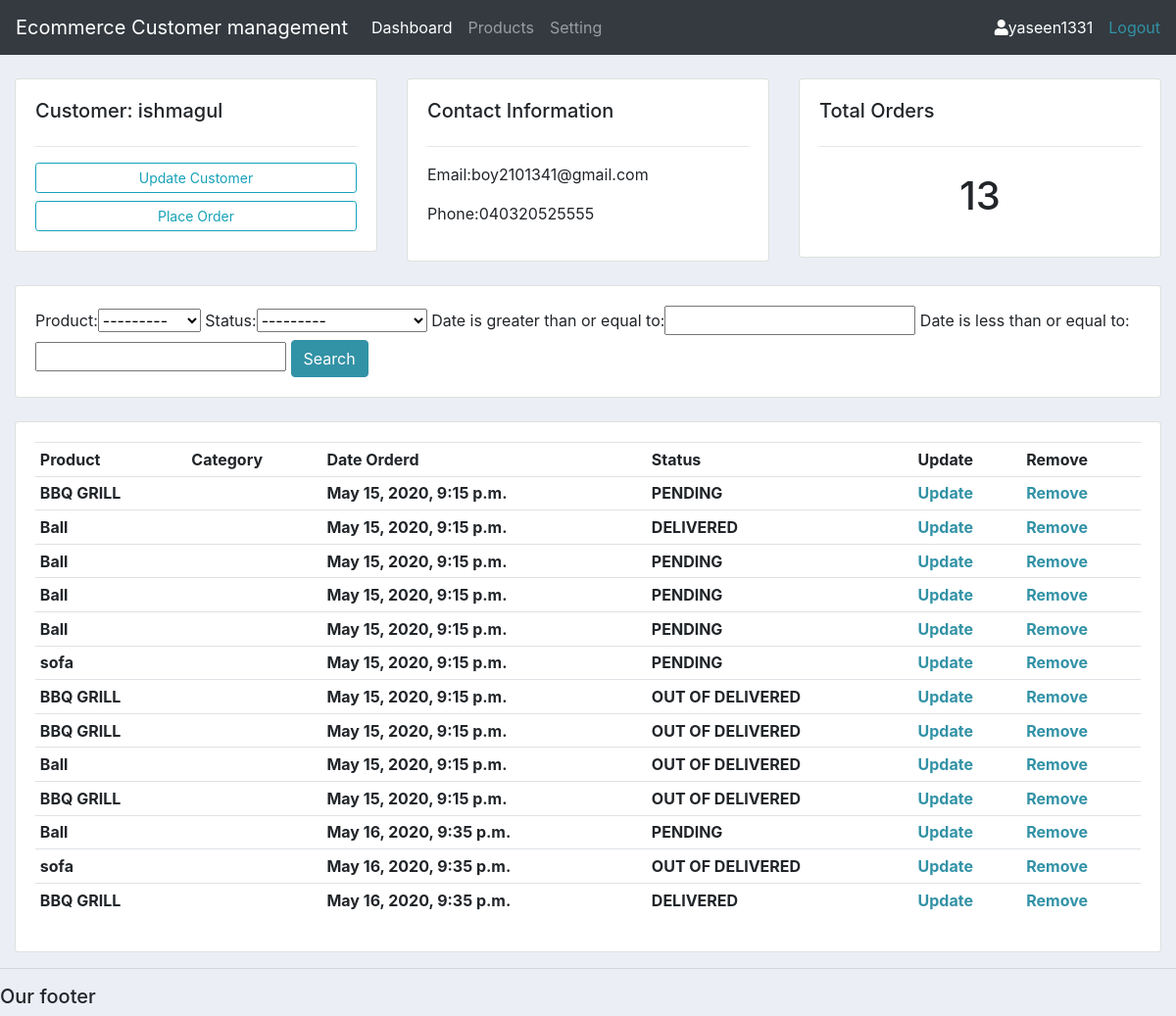
The app's page /customer/1/ (signed in) with its own data.
### content/models.py (models this page shows, shortened)
class Customer(models.Model):
    user=models.OneToOneField(User,null=True,on_delete=models.CASCADE)
    name=models.CharField(max_length=200,null=True)
    email=models.CharField(max_length=200,null=True)
    profilepic=models.ImageField(default='logo.png',null=True,blank=True)
    phone=models.CharField(max_length=200,null=True)
    date = models.DateTimeField(auto_now_add=True,null=True)

class Order(models.Model):
    STATUS={
        ('DELIVERED', 'DELIVERED'),
        ('OUT OF DELIVERED', 'OUT OF DELIVERED'),
        ('PENDING', 'PENDING'),
    }
    customer=models.ForeignKey(Customer,on_delete=models.CASCADE)
    product=models.ForeignKey(Product,on_delete=models.CASCADE)
    status=models.CharField(max_length=200,choices=STATUS)
    date = models.DateTimeField(auto_now_add=True,null=True)

class Product(models.Model):
    CATEGORY={
        ('OUTDOOR','OUTDOOR'),
        ('INDOOR', 'INDOOR'),
    }
    name=models.CharField(max_length=200,null=True)
    category=models.CharField(max_length=200,null=True,choices=CATEGORY)
    tag=models.ManyToManyField(Tag,max_length=200,null=True)
    price=models.CharField(max_length=200,null=True,blank=True)
    def __str__(self):
        return self.name

### content/decoration.py (the view)
        def wrapper_func(request,*args,**kwargs):
            group = None
            if request.user.groups.exists():
                group = request.user.groups.all()[0].name
            if group in allowed_roles:
                return view_func(request,*args,**kwargs)
            else:
                return HttpResponse('you are not authorized to view this page')

### content/decoration.py (called while the page is built)
def allowed_user(allowed_roles=[]):
    def decorator(view_func):
        def wrapper_func(request,*args,**kwargs):
            group = None
            if request.user.groups.exists():
                group = request.user.groups.all()[0].name
            if group in allowed_roles:
                return view_func(request,*args,**kwargs)
            else:
                return HttpResponse('you are not authorized to view this page')
        return wrapper_func
    return decorator

### content/views.py (called while the page is built)
@login_required(login_url='login')
@allowed_user(allowed_roles=['admin'])
def customer(request,pk):
    customer=Customer.objects.get(id=pk)
    orders=customer.order_set.all()
    order_count=orders.count()
    myfilter=OrderFiter(request.GET,queryset=orders)
    orders=myfilter.qs
    context={'customer':customer,'myfilter':myfilter,'orders':orders,'order_count':order_count}
    return render (request,'content/customer.html',context)

### content/templates/content/customer.html
{%  extends 'content/main.html' %}
{% block content %}
	<br>
<div class="row">
	<div class="col-md">
		<div class="card card-body">
			<h5>Customer: {{customer.name}}</h5>
			<hr>
			<a class="btn btn-outline-info  btn-sm btn-block" href="">Update Customer</a>
			<a class="btn btn-outline-info  btn-sm btn-block" href="{% url 'createorder' customer.id %}">Place Order</a>
		</div>
	</div>
	<div class="col-md">
		<div class="card card-body">
			<h5>Contact Information</h5>
			<hr>
			<p>Email:{{customer.email}} </p>
			<p>Phone:{{customer.phone}} </p>
		</div>
	</div>
	<div class="col-md">
		<div class="card card-body">
			<h5>Total Orders</h5>
			<hr>
			<h1 style="text-align: center;padding: 10px">{{order_count}}</h1>
		</div>
	</div>
</div>
<br>
<div class="row">
	<div class="col">
		<div class="card card-body">
			<form method="get">
				{{myfilter.form}}
		    <button class="btn btn-primary" type="submit">Search</button>
		  </form>
		</div>
	</div>
</div>
<br>
<div class="row">
	<div class="col-md">
		<div class="card card-body">
			<table class="table table-sm">
				<tr>
					<th>Product</th>
					<th>Category</th>
					<th>Date Orderd</th>
					<th>Status</th>
					<th>Update</th>
					<th>Remove</th>
				</tr>
				{%for order in orders%}
				<tr>
					<th>{{order.product}}</th>
					<th>{{order.product.Category}}</th>
					<th>{{order.date}}</th>
					<th>{{order.status}}</th>
					<th><a href="">Update</a></th>
					<th><a href="">Remove</a></th>
				</tr>
				{% endfor%}
			</table>
		</div>
	</div>
</div>
{% endblock %}

### content/templates/content/nav.html (shortened to what this page needs)
<nav class="navbar navbar-expand-lg navbar-dark bg-dark">
  <a class="navbar-brand" href="{% url 'home' %}">Ecommerce Customer management</a>
  <div class="collapse navbar-collapse" id="navbarNav">
    <ul class="navbar-nav">
      {% if request.user.is_superuser%}
      <li class="nav-item active">
        <a class="nav-link" href="#">Dashboard</a>
      </li>
      <li class="nav-item">
        <a class="nav-link" href="#">Products</a>
      </li>
      {% endif %}
       <li class="nav-item">
        <a class="nav-link" href="{% url 'setting' %}">Setting</a>
      </li>
    </ul>
  </div>
      <span class="mx-3" style="color:white;"><i class="fas fa-user"></i>{{request.user}}</span>
  <span><a href="{% url 'logout' %}" >Logout</a></span>
</nav>

### content/templates/content/main.html (style rules this page uses)
body { background-color: #ebeff5; }

### records on screen
Customer: name "ishmagul", email "boy2101341@gmail.com", phone "040320525555"
Order: product "BBQ GRILL", date "May 15, 2020, 9:15 p.m.", status "PENDING"
Order: product "Ball", date "May 15, 2020, 9:15 p.m.", status "DELIVERED"
Order: product "Ball", date "May 15, 2020, 9:15 p.m.", status "PENDING"
Order: product "Ball", date "May 15, 2020, 9:15 p.m.", status "PENDING"
Order: product "Ball", date "May 15, 2020, 9:15 p.m.", status "PENDING"
Order: product "sofa", date "May 15, 2020, 9:15 p.m.", status "PENDING"
Order: product "BBQ GRILL", date "May 15, 2020, 9:15 p.m.", status "OUT OF DELIVERED"
Order: product "BBQ GRILL", date "May 15, 2020, 9:15 p.m.", status "OUT OF DELIVERED"
Order: product "Ball", date "May 15, 2020, 9:15 p.m.", status "OUT OF DELIVERED"
Order: product "BBQ GRILL", date "May 15, 2020, 9:15 p.m.", status "OUT OF DELIVERED"
Order: product "Ball", date "May 16, 2020, 9:35 p.m.", status "PENDING"
Order: product "sofa", date "May 16, 2020, 9:35 p.m.", status "OUT OF DELIVERED"
Order: product "BBQ GRILL", date "May 16, 2020, 9:35 p.m.", status "DELIVERED"

### other values on screen
{{ request.user }} "yaseen1331"
{{ order_count }} "13"
